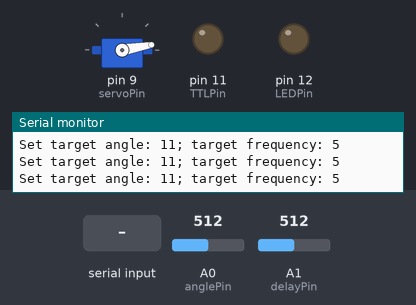
Recording of a sketch running on a simulated Arduino Uno, built with avr-gcc and run on an emulated ATmega328P. On the bench: servo, output pins drawn as LEDs (lit = HIGH), the last lines printed to the serial monitor. Dashed ring = blinking. The test bench sets the inputs (shaded band); at power-on: A1 (delayPin) = 512, A0 (anglePin) = 512.

Above: at 1.3 s.
1.4 s: "s\n" received over Serial
At 2.27 s:
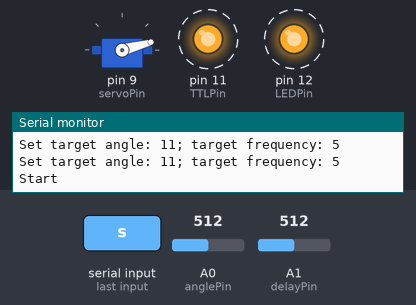
7.4 s: "p\n" received over Serial
At 8.3 s:
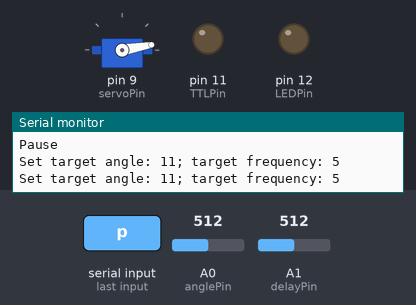
9.0 s: A1 (delayPin) set to 235
12.0 s: A1 (delayPin) set to 210
Timing chart, 0 to 15.0 s (numbered marks = the images above; inputs shaded):
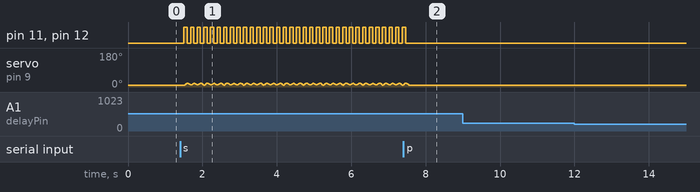

The sketch:

Oscillation_kbcontrol.ino
```cpp
/*
// 4/19/16 two pots: one controls angle, the other the delay
//things go astray around 25 degrees and 2ms delay
// 4/20/16  Added TTL out.
//          Added else statement to keep parameters fixed during stimulation

// Could add angle categories or smoothing array, to keep constant values
// or maybe keyboard control angle and frequency? Or at least value setting session

// Add vertical control

// Add TTL out.
 */

#include <Servo.h>

int anglePin = 0;
int delayPin = 1;
int servoPin = 9;
const int startingAngle = 10; // starting position
int setAngle = startingAngle;
int angle = 0;
int setDelay = 1;
Servo stimServo;

//Sync
const int TTLPin = 11;
const int LEDPin = 12;

// serial com
String inputString = "";         // a string to hold incoming data
boolean stringComplete = false;  // whether the string is complete
boolean StimStatus = false;      // Stim is on or off
int letterCount;

void setup()
{
  Serial.begin(9600);
  // reserve 200 bytes for the inputString:
  inputString.reserve(200);
  pinMode(TTLPin, OUTPUT);
  pinMode(LEDPin, OUTPUT);
  stimServo.attach(servoPin);
  stimServo.write(setAngle);
}

void loop(){

if (stringComplete) {
  ReadInstructions();
}

if (StimStatus==true) {
//    TTLpulse();
    for(angle = startingAngle; angle < (setAngle+startingAngle); angle++)
    {
      stimServo.write(angle);
      digitalWrite(TTLPin, HIGH);
      digitalWrite(LEDPin, HIGH);
      delay(setDelay);
    }
    for(angle = (setAngle+startingAngle); angle > startingAngle; angle--)
    {
      stimServo.write(angle);
      digitalWrite(TTLPin, LOW);
      digitalWrite(LEDPin, LOW);
      delay(setDelay);
    }
  } else {
    digitalWrite(TTLPin, LOW);
    digitalWrite(LEDPin, LOW);
    stimServo.write(startingAngle);
    ParameterScaling(analogRead(anglePin),analogRead(delayPin));
    delay(500);
  }
}

void ParameterScaling(unsigned int angleReading, unsigned int delayReading){
  setAngle = (angleReading / 50)+1;// 1 to 21
  setDelay = (delayReading / 75)+2;// 2 to 15
//  Serial.print("anglePin: ");
//  Serial.print(angleReading);
  Serial.print("Set target angle: ");
  Serial.print(setAngle);
//  Serial.print("delayPin : ");
//  Serial.print(delayReading);
//  Serial.print("; setDelay: ");
//  Serial.print(setDelay);
  Serial.print("; target frequency: ");
  Serial.println(1000/(2*setDelay*setAngle));
}

void TTLpulse() {
  digitalWrite(TTLPin, HIGH);
  digitalWrite(LEDPin, HIGH);   // turn the LED on (HIGH is the voltage level)
  delay(100);              // wait for a second
  digitalWrite(TTLPin, LOW);
  digitalWrite(LEDPin, LOW);    // turn the LED off by making the voltage LOW
  delay(100);
}

void ReadInstructions(){
    // clear the string:
  if (inputString[0]=='s') {
    Serial.println("Start");
    StimStatus = true;
  }
  else if (inputString[0]=='p') { // inputString.equalsIgnoreCase("p")
    Serial.println("Pause");
    StimStatus = false;
  }
  else {
    for (letterCount = 0; letterCount < sizeof(inputString) - 1; letterCount++){
      Serial.print(letterCount, DEC);
      Serial.print(" = ");
      Serial.write(inputString[letterCount]);
      Serial.println();
    }
//      Serial.println(sizeof(inputString));
//      Serial.println(StimStatus);
  }
  inputString = "";
  stringComplete = false;
}

void serialEvent() {
  while (Serial.available()) {
    // get the new byte:
    char inChar = (char)Serial.read();
    // add it to the inputString:
    inputString += inChar;
    // if the incoming character is a newline, set a flag
    // so the main loop can do something about it:
    if (inChar == '\n') {
      stringComplete = true;
  }
}
}
```

Measured:
- after the input at 1.4 s, pin 11 (TTLPin), pin 12 (LEDPin): alternates HIGH for 0.09 s and LOW for 0.09 s, starting after 0.10 s
- after the input at 7.4 s, pin 11 (TTLPin), pin 12 (LEDPin): goes on until 7.5 s, then stays LOW; servo on pin 9 (servoPin): goes on until 7.6 s, then stays 10°
